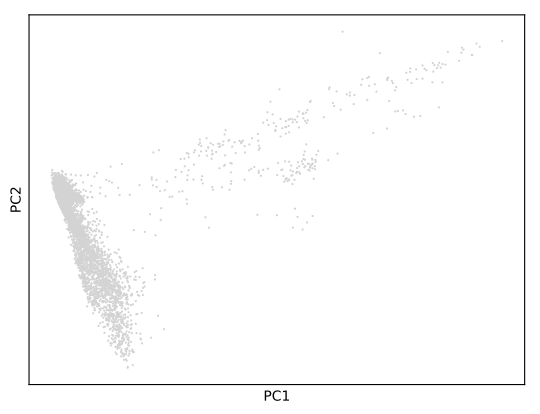

The script that drew this image:
#!/usr/bin/env python3

import sys
import numpy as np
import csv
import matplotlib.pyplot as plt
import scanpy.api as sc
sc.settings.autoshow = False
import matplotlib
matplotlib.use("Agg")

# Read 10x dataset
adata = sc.read_10x_h5("neuron_10k_v3_filtered_feature_bc_matrix.h5")
# Make variable names (in this case the genes)
adata.var_names_make_unique()
# Filter like Zheng paper
sc.pp.recipe_zheng17(adata, n_top_genes=1000, log=True, plot=False, copy=False)
# Make PCA
sc.tl.pca(adata, n_comps=50, zero_center=True, svd_solver='auto', random_state=0, return_info=False, use_highly_variable=None, dtype='float32', copy=False, chunked=False, chunk_size=None)
sc.pl.pca(adata, save=True)
